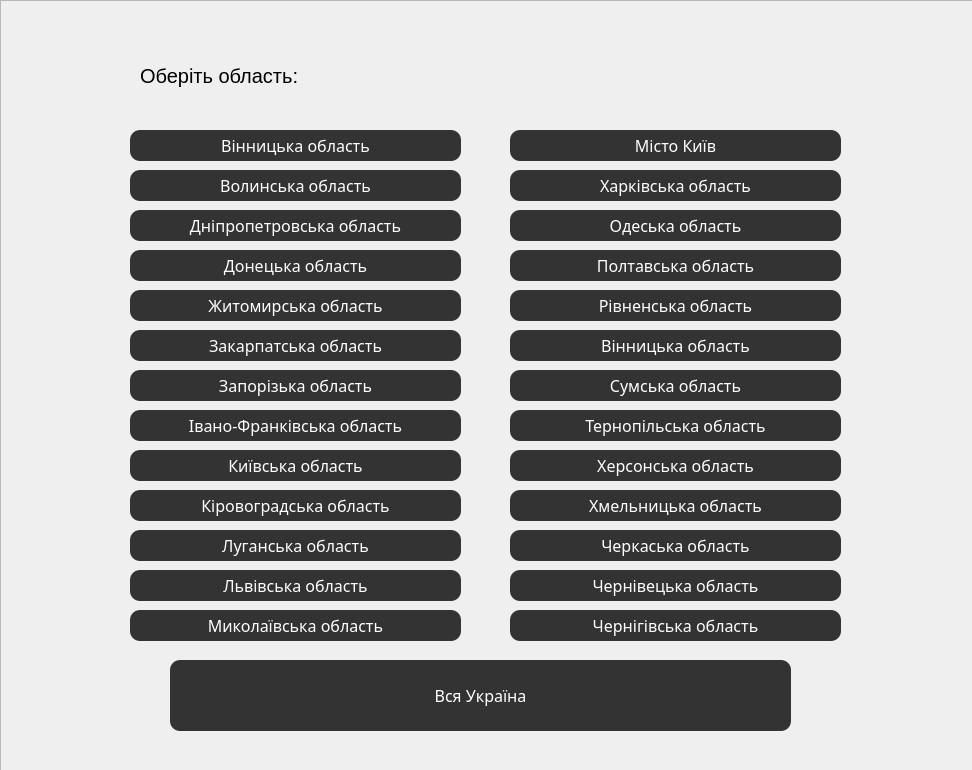
 <widget class="QDialog" name="SelectObl">
  <property name="geometry">
   <rect>
    <x>0</x>
    <y>0</y>
    <width>972</width>
    <height>770</height>
   </rect>
  </property>
  <property name="minimumSize">
   <size>
    <width>972</width>
    <height>770</height>
   </size>
  </property>
  <property name="maximumSize">
   <size>
    <width>972</width>
    <height>770</height>
   </size>
  </property>
  <property name="windowTitle">
   <string>Sailor Sender</string>
  </property>
  <widget class="QPushButton" name="Vintis">
   <property name="geometry">
    <rect>
     <x>130</x>
     <y>130</y>
     <width>331</width>
     <height>31</height>
    </rect>
   </property>
   <property name="cursor">
    <cursorShape>PointingHandCursor</cursorShape>
   </property>
   <property name="styleSheet">
    <string notr="true">QPushButton {
background-color: #333333;
border-radius: 10px;

font-family: Poppins-Medium;
font-size: 16px;
color: #fff;
line-height: 1.2;
}
QPushButton::before {
  content: &quot;&quot;;
  display: block;
  position: absolute;
  z-index: -1;
  width: 100%;
  height: 100%;
  border-radius: 10px;
  top: 0;
  left: 0;
  background: #a64bf4;
  background: -webkit-linear-gradient(45deg, #00dbde, #fc00ff);
  background: -o-linear-gradient(45deg, #00dbde, #fc00ff);
  background: -moz-linear-gradient(45deg, #00dbde, #fc00ff);
  background: linear-gradient(45deg, #00dbde, #fc00ff);
  opacity: 0;
  -webkit-transition: all 0.4s;
  -o-transition: all 0.4s;
  -moz-transition: all 0.4s;
  transition: all 0.4s;
}

QPushButton:hover:before{
	opacity: 1;
}</string>
   </property>
   <property name="text">
    <string>Вінницька область</string>
   </property>
  </widget>
  <widget class="QPushButton" name="Volinsk">
   <property name="geometry">
    <rect>
     <x>130</x>
     <y>170</y>
     <width>331</width>
     <height>31</height>
    </rect>
   </property>
   <property name="cursor">
    <cursorShape>PointingHandCursor</cursorShape>
   </property>
   <property name="styleSheet">
    <string notr="true">QPushButton {
background-color: #333333;
border-radius: 10px;

font-family: Poppins-Medium;
font-size: 16px;
color: #fff;
line-height: 1.2;
}
QPushButton::before {
  content: &quot;&quot;;
  display: block;
  position: absolute;
  z-index: -1;
  width: 100%;
  height: 100%;
  border-radius: 10px;
  top: 0;
  left: 0;
  background: #a64bf4;
  background: -webkit-linear-gradient(45deg, #00dbde, #fc00ff);
  background: -o-linear-gradient(45deg, #00dbde, #fc00ff);
  background: -moz-linear-gradient(45deg, #00dbde, #fc00ff);
  background: linear-gradient(45deg, #00dbde, #fc00ff);
  opacity: 0;
  -webkit-transition: all 0.4s;
  -o-transition: all 0.4s;
  -moz-transition: all 0.4s;
  transition: all 0.4s;
}

QPushButton:hover:before{
	opacity: 1;
}</string>
   </property>
   <property name="text">
    <string>Волинська область</string>
   </property>
  </widget>
  <widget class="QPushButton" name="Dnipropentrovsk">
   <property name="geometry">
    <rect>
     <x>130</x>
     <y>210</y>
     <width>331</width>
     <height>31</height>
    </rect>
   </property>
   <property name="cursor">
    <cursorShape>PointingHandCursor</cursorShape>
   </property>
   <property name="styleSheet">
    <string notr="true">QPushButton {
background-color: #333333;
border-radius: 10px;

font-family: Poppins-Medium;
font-size: 16px;
color: #fff;
line-height: 1.2;
}
QPushButton::before {
  content: &quot;&quot;;
  display: block;
  position: absolute;
  z-index: -1;
  width: 100%;
  height: 100%;
  border-radius: 10px;
  top: 0;
  left: 0;
  background: #a64bf4;
  background: -webkit-linear-gradient(45deg, #00dbde, #fc00ff);
  background: -o-linear-gradient(45deg, #00dbde, #fc00ff);
  background: -moz-linear-gradient(45deg, #00dbde, #fc00ff);
  background: linear-gradient(45deg, #00dbde, #fc00ff);
  opacity: 0;
  -webkit-transition: all 0.4s;
  -o-transition: all 0.4s;
  -moz-transition: all 0.4s;
  transition: all 0.4s;
}

QPushButton:hover:before{
	opacity: 1;
}</string>
   </property>
   <property name="text">
    <string>Дніпропетровська область</string>
   </property>
  </widget>
  <widget class="QPushButton" name="Donteska">
   <property name="geometry">
    <rect>
     <x>130</x>
     <y>250</y>
     <width>331</width>
     <height>31</height>
    </rect>
   </property>
   <property name="cursor">
    <cursorShape>PointingHandCursor</cursorShape>
   </property>
   <property name="styleSheet">
    <string notr="true">QPushButton {
background-color: #333333;
border-radius: 10px;

font-family: Poppins-Medium;
font-size: 16px;
color: #fff;
line-height: 1.2;
}
QPushButton::before {
  content: &quot;&quot;;
  display: block;
  position: absolute;
  z-index: -1;
  width: 100%;
  height: 100%;
  border-radius: 10px;
  top: 0;
  left: 0;
  background: #a64bf4;
  background: -webkit-linear-gradient(45deg, #00dbde, #fc00ff);
  background: -o-linear-gradient(45deg, #00dbde, #fc00ff);
  background: -moz-linear-gradient(45deg, #00dbde, #fc00ff);
  background: linear-gradient(45deg, #00dbde, #fc00ff);
  opacity: 0;
  -webkit-transition: all 0.4s;
  -o-transition: all 0.4s;
  -moz-transition: all 0.4s;
  transition: all 0.4s;
}

QPushButton:hover:before{
	opacity: 1;
}</string>
   </property>
   <property name="text">
    <string>Донецька область</string>
   </property>
  </widget>
  <widget class="QPushButton" name="Zhitomirska">
   <property name="geometry">
    <rect>
     <x>130</x>
     <y>290</y>
     <width>331</width>
     <height>31</height>
    </rect>
   </property>
   <property name="cursor">
    <cursorShape>PointingHandCursor</cursorShape>
   </property>
   <property name="styleSheet">
    <string notr="true">QPushButton {
background-color: #333333;
border-radius: 10px;

font-family: Poppins-Medium;
font-size: 16px;
color: #fff;
line-height: 1.2;
}
QPushButton::before {
  content: &quot;&quot;;
  display: block;
  position: absolute;
  z-index: -1;
  width: 100%;
  height: 100%;
  border-radius: 10px;
  top: 0;
  left: 0;
  background: #a64bf4;
  background: -webkit-linear-gradient(45deg, #00dbde, #fc00ff);
  background: -o-linear-gradient(45deg, #00dbde, #fc00ff);
  background: -moz-linear-gradient(45deg, #00dbde, #fc00ff);
  background: linear-gradient(45deg, #00dbde, #fc00ff);
  opacity: 0;
  -webkit-transition: all 0.4s;
  -o-transition: all 0.4s;
  -moz-transition: all 0.4s;
  transition: all 0.4s;
}

QPushButton:hover:before{
	opacity: 1;
}</string>
   </property>
   <property name="text">
    <string>Житомирська область</string>
   </property>
  </widget>
  <widget class="QPushButton" name="Zakarpatska">
   <property name="geometry">
    <rect>
     <x>130</x>
     <y>330</y>
     <width>331</width>
     <height>31</height>
    </rect>
   </property>
   <property name="cursor">
    <cursorShape>PointingHandCursor</cursorShape>
   </property>
   <property name="styleSheet">
    <string notr="true">QPushButton {
background-color: #333333;
border-radius: 10px;

font-family: Poppins-Medium;
font-size: 16px;
color: #fff;
line-height: 1.2;
}
QPushButton::before {
  content: &quot;&quot;;
  display: block;
  position: absolute;
  z-index: -1;
  width: 100%;
  height: 100%;
  border-radius: 10px;
  top: 0;
  left: 0;
  background: #a64bf4;
  background: -webkit-linear-gradient(45deg, #00dbde, #fc00ff);
  background: -o-linear-gradient(45deg, #00dbde, #fc00ff);
  background: -moz-linear-gradient(45deg, #00dbde, #fc00ff);
  background: linear-gradient(45deg, #00dbde, #fc00ff);
  opacity: 0;
  -webkit-transition: all 0.4s;
  -o-transition: all 0.4s;
  -moz-transition: all 0.4s;
  transition: all 0.4s;
}

QPushButton:hover:before{
	opacity: 1;
}</string>
   </property>
   <property name="text">
    <string>Закарпатська область</string>
   </property>
  </widget>
  <widget class="QPushButton" name="Zaporizka">
   <property name="geometry">
    <rect>
     <x>130</x>
     <y>370</y>
     <width>331</width>
     <height>31</height>
    </rect>
   </property>
   <property name="cursor">
    <cursorShape>PointingHandCursor</cursorShape>
   </property>
   <property name="styleSheet">
    <string notr="true">QPushButton {
background-color: #333333;
border-radius: 10px;

font-family: Poppins-Medium;
font-size: 16px;
color: #fff;
line-height: 1.2;
}
QPushButton::before {
  content: &quot;&quot;;
  display: block;
  position: absolute;
  z-index: -1;
  width: 100%;
  height: 100%;
  border-radius: 10px;
  top: 0;
  left: 0;
  background: #a64bf4;
  background: -webkit-linear-gradient(45deg, #00dbde, #fc00ff);
  background: -o-linear-gradient(45deg, #00dbde, #fc00ff);
  background: -moz-linear-gradient(45deg, #00dbde, #fc00ff);
  background: linear-gradient(45deg, #00dbde, #fc00ff);
  opacity: 0;
  -webkit-transition: all 0.4s;
  -o-transition: all 0.4s;
  -moz-transition: all 0.4s;
  transition: all 0.4s;
}

QPushButton:hover:before{
	opacity: 1;
}</string>
   </property>
   <property name="text">
    <string>Запорізька область</string>
   </property>
  </widget>
  <widget class="QPushButton" name="Ivanofrankivska">
   <property name="geometry">
    <rect>
     <x>130</x>
     <y>410</y>
     <width>331</width>
     <height>31</height>
    </rect>
   </property>
   <property name="cursor">
    <cursorShape>PointingHandCursor</cursorShape>
   </property>
   <property name="styleSheet">
    <string notr="true">QPushButton {
background-color: #333333;
border-radius: 10px;

font-family: Poppins-Medium;
font-size: 16px;
color: #fff;
line-height: 1.2;
}
QPushButton::before {
  content: &quot;&quot;;
  display: block;
  position: absolute;
  z-index: -1;
  width: 100%;
  height: 100%;
  border-radius: 10px;
  top: 0;
  left: 0;
  background: #a64bf4;
  background: -webkit-linear-gradient(45deg, #00dbde, #fc00ff);
  background: -o-linear-gradient(45deg, #00dbde, #fc00ff);
  background: -moz-linear-gradient(45deg, #00dbde, #fc00ff);
  background: linear-gradient(45deg, #00dbde, #fc00ff);
  opacity: 0;
  -webkit-transition: all 0.4s;
  -o-transition: all 0.4s;
  -moz-transition: all 0.4s;
  transition: all 0.4s;
}

QPushButton:hover:before{
	opacity: 1;
}</string>
   </property>
   <property name="text">
    <string>Івано-Франківська область</string>
   </property>
  </widget>
  <widget class="QPushButton" name="Kievska">
   <property name="geometry">
    <rect>
     <x>130</x>
     <y>450</y>
     <width>331</width>
     <height>31</height>
    </rect>
   </property>
   <property name="cursor">
    <cursorShape>PointingHandCursor</cursorShape>
   </property>
   <property name="styleSheet">
    <string notr="true">QPushButton {
background-color: #333333;
border-radius: 10px;

font-family: Poppins-Medium;
font-size: 16px;
color: #fff;
line-height: 1.2;
}
QPushButton::before {
  content: &quot;&quot;;
  display: block;
  position: absolute;
  z-index: -1;
  width: 100%;
  height: 100%;
  border-radius: 10px;
  top: 0;
  left: 0;
  background: #a64bf4;
  background: -webkit-linear-gradient(45deg, #00dbde, #fc00ff);
  background: -o-linear-gradient(45deg, #00dbde, #fc00ff);
  background: -moz-linear-gradient(45deg, #00dbde, #fc00ff);
  background: linear-gradient(45deg, #00dbde, #fc00ff);
  opacity: 0;
  -webkit-transition: all 0.4s;
  -o-transition: all 0.4s;
  -moz-transition: all 0.4s;
  transition: all 0.4s;
}

QPushButton:hover:before{
	opacity: 1;
}</string>
   </property>
   <property name="text">
    <string>Київська область</string>
   </property>
  </widget>
  <widget class="QPushButton" name="Kirovogradska">
   <property name="geometry">
    <rect>
     <x>130</x>
     <y>490</y>
     <width>331</width>
     <height>31</height>
    </rect>
   </property>
   <property name="cursor">
    <cursorShape>PointingHandCursor</cursorShape>
   </property>
   <property name="styleSheet">
    <string notr="true">QPushButton {
background-color: #333333;
border-radius: 10px;

font-family: Poppins-Medium;
font-size: 16px;
color: #fff;
line-height: 1.2;
}
QPushButton::before {
  content: &quot;&quot;;
  display: block;
  position: absolute;
  z-index: -1;
  width: 100%;
  height: 100%;
  border-radius: 10px;
  top: 0;
  left: 0;
  background: #a64bf4;
  background: -webkit-linear-gradient(45deg, #00dbde, #fc00ff);
  background: -o-linear-gradient(45deg, #00dbde, #fc00ff);
  background: -moz-linear-gradient(45deg, #00dbde, #fc00ff);
  background: linear-gradient(45deg, #00dbde, #fc00ff);
  opacity: 0;
  -webkit-transition: all 0.4s;
  -o-transition: all 0.4s;
  -moz-transition: all 0.4s;
  transition: all 0.4s;
}

QPushButton:hover:before{
	opacity: 1;
}</string>
   </property>
   <property name="text">
    <string>Кіровоградська область</string>
   </property>
  </widget>
  <widget class="QPushButton" name="Luganska">
   <property name="geometry">
    <rect>
     <x>130</x>
     <y>530</y>
     <width>331</width>
     <height>31</height>
    </rect>
   </property>
   <property name="cursor">
    <cursorShape>PointingHandCursor</cursorShape>
   </property>
   <property name="styleSheet">
    <string notr="true">QPushButton {
background-color: #333333;
border-radius: 10px;

font-family: Poppins-Medium;
font-size: 16px;
color: #fff;
line-height: 1.2;
}
QPushButton::before {
  content: &quot;&quot;;
  display: block;
  position: absolute;
  z-index: -1;
  width: 100%;
  height: 100%;
  border-radius: 10px;
  top: 0;
  left: 0;
  background: #a64bf4;
  background: -webkit-linear-gradient(45deg, #00dbde, #fc00ff);
  background: -o-linear-gradient(45deg, #00dbde, #fc00ff);
  background: -moz-linear-gradient(45deg, #00dbde, #fc00ff);
  background: linear-gradient(45deg, #00dbde, #fc00ff);
  opacity: 0;
  -webkit-transition: all 0.4s;
  -o-transition: all 0.4s;
  -moz-transition: all 0.4s;
  transition: all 0.4s;
}

QPushButton:hover:before{
	opacity: 1;
}</string>
   </property>
   <property name="text">
    <string>Луганська область</string>
   </property>
  </widget>
  <widget class="QPushButton" name="Lvivska">
   <property name="geometry">
    <rect>
     <x>130</x>
     <y>570</y>
     <width>331</width>
     <height>31</height>
    </rect>
   </property>
   <property name="cursor">
    <cursorShape>PointingHandCursor</cursorShape>
   </property>
   <property name="styleSheet">
    <string notr="true">QPushButton {
background-color: #333333;
border-radius: 10px;

font-family: Poppins-Medium;
font-size: 16px;
color: #fff;
line-height: 1.2;
}
QPushButton::before {
  content: &quot;&quot;;
  display: block;
  position: absolute;
  z-index: -1;
  width: 100%;
  height: 100%;
  border-radius: 10px;
  top: 0;
  left: 0;
  background: #a64bf4;
  background: -webkit-linear-gradient(45deg, #00dbde, #fc00ff);
  background: -o-linear-gradient(45deg, #00dbde, #fc00ff);
  background: -moz-linear-gradient(45deg, #00dbde, #fc00ff);
  background: linear-gradient(45deg, #00dbde, #fc00ff);
  opacity: 0;
  -webkit-transition: all 0.4s;
  -o-transition: all 0.4s;
  -moz-transition: all 0.4s;
  transition: all 0.4s;
}

QPushButton:hover:before{
	opacity: 1;
}</string>
   </property>
   <property name="text">
    <string>Львівська область</string>
   </property>
  </widget>
  <widget class="QPushButton" name="Mikolaevska">
   <property name="geometry">
    <rect>
     <x>130</x>
     <y>610</y>
     <width>331</width>
     <height>31</height>
    </rect>
   </property>
   <property name="cursor">
    <cursorShape>PointingHandCursor</cursorShape>
   </property>
   <property name="styleSheet">
    <string notr="true">QPushButton {
background-color: #333333;
border-radius: 10px;

font-family: Poppins-Medium;
font-size: 16px;
color: #fff;
line-height: 1.2;
}
QPushButton::before {
  content: &quot;&quot;;
  display: block;
  position: absolute;
  z-index: -1;
  width: 100%;
  height: 100%;
  border-radius: 10px;
  top: 0;
  left: 0;
  background: #a64bf4;
  background: -webkit-linear-gradient(45deg, #00dbde, #fc00ff);
  background: -o-linear-gradient(45deg, #00dbde, #fc00ff);
  background: -moz-linear-gradient(45deg, #00dbde, #fc00ff);
  background: linear-gradient(45deg, #00dbde, #fc00ff);
  opacity: 0;
  -webkit-transition: all 0.4s;
  -o-transition: all 0.4s;
  -moz-transition: all 0.4s;
  transition: all 0.4s;
}

QPushButton:hover:before{
	opacity: 1;
}</string>
   </property>
   <property name="text">
    <string>Миколаївська область</string>
   </property>
  </widget>
  <widget class="QPushButton" name="Sumska">
   <property name="geometry">
    <rect>
     <x>510</x>
     <y>370</y>
     <width>331</width>
     <height>31</height>
    </rect>
   </property>
   <property name="cursor">
    <cursorShape>PointingHandCursor</cursorShape>
   </property>
   <property name="styleSheet">
    <string notr="true">QPushButton {
background-color: #333333;
border-radius: 10px;

font-family: Poppins-Medium;
font-size: 16px;
color: #fff;
line-height: 1.2;
}
QPushButton::before {
  content: &quot;&quot;;
  display: block;
  position: absolute;
  z-index: -1;
  width: 100%;
  height: 100%;
  border-radius: 10px;
  top: 0;
  left: 0;
  background: #a64bf4;
  background: -webkit-linear-gradient(45deg, #00dbde, #fc00ff);
  background: -o-linear-gradient(45deg, #00dbde, #fc00ff);
  background: -moz-linear-gradient(45deg, #00dbde, #fc00ff);
  background: linear-gradient(45deg, #00dbde, #fc00ff);
  opacity: 0;
  -webkit-transition: all 0.4s;
  -o-transition: all 0.4s;
  -moz-transition: all 0.4s;
  transition: all 0.4s;
}

QPushButton:hover:before{
	opacity: 1;
}</string>
   </property>
   <property name="text">
    <string>Сумська область</string>
   </property>
  </widget>
  <widget class="QPushButton" name="Hmelnitska">
   <property name="geometry">
    <rect>
     <x>510</x>
     <y>490</y>
     <width>331</width>
     <height>31</height>
    </rect>
   </property>
   <property name="cursor">
    <cursorShape>PointingHandCursor</cursorShape>
   </property>
   <property name="styleSheet">
    <string notr="true">QPushButton {
background-color: #333333;
border-radius: 10px;

font-family: Poppins-Medium;
font-size: 16px;
color: #fff;
line-height: 1.2;
}
QPushButton::before {
  content: &quot;&quot;;
  display: block;
  position: absolute;
  z-index: -1;
  width: 100%;
  height: 100%;
  border-radius: 10px;
  top: 0;
  left: 0;
  background: #a64bf4;
  background: -webkit-linear-gradient(45deg, #00dbde, #fc00ff);
  background: -o-linear-gradient(45deg, #00dbde, #fc00ff);
  background: -moz-linear-gradient(45deg, #00dbde, #fc00ff);
  background: linear-gradient(45deg, #00dbde, #fc00ff);
  opacity: 0;
  -webkit-transition: all 0.4s;
  -o-transition: all 0.4s;
  -moz-transition: all 0.4s;
  transition: all 0.4s;
}

QPushButton:hover:before{
	opacity: 1;
}</string>
   </property>
   <property name="text">
    <string>Хмельницька область</string>
   </property>
  </widget>
  <widget class="QPushButton" name="Odeska">
   <property name="geometry">
    <rect>
     <x>510</x>
     <y>210</y>
     <width>331</width>
     <height>31</height>
    </rect>
   </property>
   <property name="cursor">
    <cursorShape>PointingHandCursor</cursorShape>
   </property>
   <property name="styleSheet">
    <string notr="true">QPushButton {
background-color: #333333;
border-radius: 10px;

font-family: Poppins-Medium;
font-size: 16px;
color: #fff;
line-height: 1.2;
}
QPushButton::before {
  content: &quot;&quot;;
  display: block;
  position: absolute;
  z-index: -1;
  width: 100%;
  height: 100%;
  border-radius: 10px;
  top: 0;
  left: 0;
  background: #a64bf4;
  background: -webkit-linear-gradient(45deg, #00dbde, #fc00ff);
  background: -o-linear-gradient(45deg, #00dbde, #fc00ff);
  background: -moz-linear-gradient(45deg, #00dbde, #fc00ff);
  background: linear-gradient(45deg, #00dbde, #fc00ff);
  opacity: 0;
  -webkit-transition: all 0.4s;
  -o-transition: all 0.4s;
  -moz-transition: all 0.4s;
  transition: all 0.4s;
}

QPushButton:hover:before{
	opacity: 1;
}</string>
   </property>
   <property name="text">
    <string>Одеська область</string>
   </property>
  </widget>
  <widget class="QPushButton" name="Ternopilska">
   <property name="geometry">
    <rect>
     <x>510</x>
     <y>410</y>
     <width>331</width>
     <height>31</height>
    </rect>
   </property>
   <property name="cursor">
    <cursorShape>PointingHandCursor</cursorShape>
   </property>
   <property name="styleSheet">
    <string notr="true">QPushButton {
background-color: #333333;
border-radius: 10px;

font-family: Poppins-Medium;
font-size: 16px;
color: #fff;
line-height: 1.2;
}
QPushButton::before {
  content: &quot;&quot;;
  display: block;
  position: absolute;
  z-index: -1;
  width: 100%;
  height: 100%;
  border-radius: 10px;
  top: 0;
  left: 0;
  background: #a64bf4;
  background: -webkit-linear-gradient(45deg, #00dbde, #fc00ff);
  background: -o-linear-gradient(45deg, #00dbde, #fc00ff);
  background: -moz-linear-gradient(45deg, #00dbde, #fc00ff);
  background: linear-gradient(45deg, #00dbde, #fc00ff);
  opacity: 0;
  -webkit-transition: all 0.4s;
  -o-transition: all 0.4s;
  -moz-transition: all 0.4s;
  transition: all 0.4s;
}

QPushButton:hover:before{
	opacity: 1;
}</string>
   </property>
   <property name="text">
    <string>Тернопільська область</string>
   </property>
  </widget>
  <widget class="QPushButton" name="Hersonska">
   <property name="geometry">
    <rect>
     <x>510</x>
     <y>450</y>
     <width>331</width>
     <height>31</height>
    </rect>
   </property>
   <property name="cursor">
    <cursorShape>PointingHandCursor</cursorShape>
   </property>
   <property name="styleSheet">
    <string notr="true">QPushButton {
background-color: #333333;
border-radius: 10px;

font-family: Poppins-Medium;
font-size: 16px;
color: #fff;
line-height: 1.2;
}
QPushButton::before {
  content: &quot;&quot;;
  display: block;
  position: absolute;
  z-index: -1;
  width: 100%;
  height: 100%;
  border-radius: 10px;
  top: 0;
  left: 0;
  background: #a64bf4;
  background: -webkit-linear-gradient(45deg, #00dbde, #fc00ff);
  background: -o-linear-gradient(45deg, #00dbde, #fc00ff);
  background: -moz-linear-gradient(45deg, #00dbde, #fc00ff);
  background: linear-gradient(45deg, #00dbde, #fc00ff);
  opacity: 0;
  -webkit-transition: all 0.4s;
  -o-transition: all 0.4s;
  -moz-transition: all 0.4s;
  transition: all 0.4s;
}

QPushButton:hover:before{
	opacity: 1;
}</string>
   </property>
   <property name="text">
    <string>Херсонська область</string>
   </property>
  </widget>
  <widget class="QPushButton" name="Harkivska">
   <property name="geometry">
    <rect>
     <x>510</x>
     <y>170</y>
     <width>331</width>
     <height>31</height>
    </rect>
   </property>
   <property name="cursor">
    <cursorShape>PointingHandCursor</cursorShape>
   </property>
   <property name="styleSheet">
    <string notr="true">QPushButton {
background-color: #333333;
border-radius: 10px;

font-family: Poppins-Medium;
font-size: 16px;
color: #fff;
line-height: 1.2;
}
QPushButton::before {
  content: &quot;&quot;;
  display: block;
  position: absolute;
  z-index: -1;
  width: 100%;
  height: 100%;
  border-radius: 10px;
  top: 0;
  left: 0;
  background: #a64bf4;
  background: -webkit-linear-gradient(45deg, #00dbde, #fc00ff);
  background: -o-linear-gradient(45deg, #00dbde, #fc00ff);
  background: -moz-linear-gradient(45deg, #00dbde, #fc00ff);
  background: linear-gradient(45deg, #00dbde, #fc00ff);
  opacity: 0;
  -webkit-transition: all 0.4s;
  -o-transition: all 0.4s;
  -moz-transition: all 0.4s;
  transition: all 0.4s;
}

QPushButton:hover:before{
	opacity: 1;
}</string>
   </property>
   <property name="text">
    <string>Харківська область</string>
   </property>
  </widget>
  <widget class="QPushButton" name="Chekaska">
   <property name="geometry">
    <rect>
     <x>510</x>
     <y>530</y>
     <width>331</width>
     <height>31</height>
    </rect>
   </property>
   <property name="cursor">
    <cursorShape>PointingHandCursor</cursorShape>
   </property>
   <property name="styleSheet">
    <string notr="true">QPushButton {
background-color: #333333;
border-radius: 10px;

font-family: Poppins-Medium;
font-size: 16px;
color: #fff;
line-height: 1.2;
}
QPushButton::before {
  content: &quot;&quot;;
  display: block;
  position: absolute;
  z-index: -1;
  width: 100%;
  height: 100%;
  border-radius: 10px;
  top: 0;
  left: 0;
  background: #a64bf4;
  background: -webkit-linear-gradient(45deg, #00dbde, #fc00ff);
  background: -o-linear-gradient(45deg, #00dbde, #fc00ff);
  background: -moz-linear-gradient(45deg, #00dbde, #fc00ff);
  background: linear-gradient(45deg, #00dbde, #fc00ff);
  opacity: 0;
  -webkit-transition: all 0.4s;
  -o-transition: all 0.4s;
  -moz-transition: all 0.4s;
  transition: all 0.4s;
}

QPushButton:hover:before{
	opacity: 1;
}</string>
   </property>
   <property name="text">
    <string>Черкаська область</string>
   </property>
  </widget>
  <widget class="QPushButton" name="Chernivetksa">
   <property name="geometry">
    <rect>
     <x>510</x>
     <y>570</y>
     <width>331</width>
     <height>31</height>
    </rect>
   </property>
   <property name="cursor">
    <cursorShape>PointingHandCursor</cursorShape>
   </property>
   <property name="styleSheet">
    <string notr="true">QPushButton {
background-color: #333333;
border-radius: 10px;

font-family: Poppins-Medium;
font-size: 16px;
color: #fff;
line-height: 1.2;
}
QPushButton::before {
  content: &quot;&quot;;
  display: block;
  position: absolute;
  z-index: -1;
  width: 100%;
  height: 100%;
  border-radius: 10px;
  top: 0;
  left: 0;
  background: #a64bf4;
  background: -webkit-linear-gradient(45deg, #00dbde, #fc00ff);
  background: -o-linear-gradient(45deg, #00dbde, #fc00ff);
  background: -moz-linear-gradient(45deg, #00dbde, #fc00ff);
  background: linear-gradient(45deg, #00dbde, #fc00ff);
  opacity: 0;
  -webkit-transition: all 0.4s;
  -o-transition: all 0.4s;
  -moz-transition: all 0.4s;
  transition: all 0.4s;
}

QPushButton:hover:before{
	opacity: 1;
}</string>
   </property>
   <property name="text">
    <string>Чернівецька область</string>
   </property>
  </widget>
  <widget class="QPushButton" name="Rivnenska">
   <property name="geometry">
    <rect>
     <x>510</x>
     <y>290</y>
     <width>331</width>
     <height>31</height>
    </rect>
   </property>
   <property name="cursor">
    <cursorShape>PointingHandCursor</cursorShape>
   </property>
   <property name="styleSheet">
    <string notr="true">QPushButton {
background-color: #333333;
border-radius: 10px;

font-family: Poppins-Medium;
font-size: 16px;
color: #fff;
line-height: 1.2;
}
QPushButton::before {
  content: &quot;&quot;;
  display: block;
  position: absolute;
  z-index: -1;
  width: 100%;
  height: 100%;
  border-radius: 10px;
  top: 0;
  left: 0;
  background: #a64bf4;
  background: -webkit-linear-gradient(45deg, #00dbde, #fc00ff);
  background: -o-linear-gradient(45deg, #00dbde, #fc00ff);
  background: -moz-linear-gradient(45deg, #00dbde, #fc00ff);
  background: linear-gradient(45deg, #00dbde, #fc00ff);
  opacity: 0;
  -webkit-transition: all 0.4s;
  -o-transition: all 0.4s;
  -moz-transition: all 0.4s;
  transition: all 0.4s;
}

QPushButton:hover:before{
	opacity: 1;
}</string>
   </property>
   <property name="text">
    <string>Рівненська область</string>
   </property>
  </widget>
  <widget class="QPushButton" name="Chernikibska">
   <property name="geometry">
    <rect>
     <x>510</x>
     <y>610</y>
     <width>331</width>
     <height>31</height>
    </rect>
   </property>
   <property name="cursor">
    <cursorShape>PointingHandCursor</cursorShape>
   </property>
   <property name="styleSheet">
    <string notr="true">QPushButton {
background-color: #333333;
border-radius: 10px;

font-family: Poppins-Medium;
font-size: 16px;
color: #fff;
line-height: 1.2;
}
QPushButton::before {
  content: &quot;&quot;;
  display: block;
  position: absolute;
  z-index: -1;
  width: 100%;
  height: 100%;
  border-radius: 10px;
  top: 0;
  left: 0;
  background: #a64bf4;
  background: -webkit-linear-gradient(45deg, #00dbde, #fc00ff);
  background: -o-linear-gradient(45deg, #00dbde, #fc00ff);
  background: -moz-linear-gradient(45deg, #00dbde, #fc00ff);
  background: linear-gradient(45deg, #00dbde, #fc00ff);
  opacity: 0;
  -webkit-transition: all 0.4s;
  -o-transition: all 0.4s;
  -moz-transition: all 0.4s;
  transition: all 0.4s;
}

QPushButton:hover:before{
	opacity: 1;
}</string>
   </property>
   <property name="text">
    <string>Чернігівська область</string>
   </property>
  </widget>
  <widget class="QPushButton" name="Poltavska">
   <property name="geometry">
    <rect>
     <x>510</x>
     <y>250</y>
     <width>331</width>
     <height>31</height>
    </rect>
   </property>
   <property name="cursor">
    <cursorShape>PointingHandCursor</cursorShape>
   </property>
   <property name="styleSheet">
    <string notr="true">QPushButton {
background-color: #333333;
border-radius: 10px;

font-family: Poppins-Medium;
font-size: 16px;
color: #fff;
line-height: 1.2;
}
QPushButton::before {
  content: &quot;&quot;;
  display: block;
  position: absolute;
  z-index: -1;
  width: 100%;
  height: 100%;
  border-radius: 10px;
  top: 0;
  left: 0;
  background: #a64bf4;
  background: -webkit-linear-gradient(45deg, #00dbde, #fc00ff);
  background: -o-linear-gradient(45deg, #00dbde, #fc00ff);
  background: -moz-linear-gradient(45deg, #00dbde, #fc00ff);
  background: linear-gradient(45deg, #00dbde, #fc00ff);
  opacity: 0;
  -webkit-transition: all 0.4s;
  -o-transition: all 0.4s;
  -moz-transition: all 0.4s;
  transition: all 0.4s;
}

QPushButton:hover:before{
	opacity: 1;
}</string>
   </property>
   <property name="text">
    <string>Полтавська область</string>
   </property>
  </widget>
  <widget class="QPushButton" name="mKiev">
   <property name="geometry">
    <rect>
     <x>510</x>
     <y>130</y>
     <width>331</width>
     <height>31</height>
    </rect>
   </property>
   <property name="cursor">
    <cursorShape>PointingHandCursor</cursorShape>
   </property>
   <property name="styleSheet">
    <string notr="true">QPushButton {
background-color: #333333;
border-radius: 10px;

font-family: Poppins-Medium;
font-size: 16px;
color: #fff;
line-height: 1.2;
}
QPushButton::before {
  content: &quot;&quot;;
  display: block;
  position: absolute;
  z-index: -1;
  width: 100%;
  height: 100%;
  border-radius: 10px;
  top: 0;
  left: 0;
  background: #a64bf4;
  background: -webkit-linear-gradient(45deg, #00dbde, #fc00ff);
  background: -o-linear-gradient(45deg, #00dbde, #fc00ff);
  background: -moz-linear-gradient(45deg, #00dbde, #fc00ff);
  background: linear-gradient(45deg, #00dbde, #fc00ff);
  opacity: 0;
  -webkit-transition: all 0.4s;
  -o-transition: all 0.4s;
  -moz-transition: all 0.4s;
  transition: all 0.4s;
}

QPushButton:hover:before{
	opacity: 1;
}</string>
   </property>
   <property name="text">
    <string>Місто Київ</string>
   </property>
  </widget>
  <widget class="QPushButton" name="Vinitska">
   <property name="geometry">
    <rect>
     <x>510</x>
     <y>330</y>
     <width>331</width>
     <height>31</height>
    </rect>
   </property>
   <property name="cursor">
    <cursorShape>PointingHandCursor</cursorShape>
   </property>
   <property name="styleSheet">
    <string notr="true">QPushButton {
background-color: #333333;
border-radius: 10px;

font-family: Poppins-Medium;
font-size: 16px;
color: #fff;
line-height: 1.2;
}
QPushButton::before {
  content: &quot;&quot;;
  display: block;
  position: absolute;
  z-index: -1;
  width: 100%;
  height: 100%;
  border-radius: 10px;
  top: 0;
  left: 0;
  background: #a64bf4;
  background: -webkit-linear-gradient(45deg, #00dbde, #fc00ff);
  background: -o-linear-gradient(45deg, #00dbde, #fc00ff);
  background: -moz-linear-gradient(45deg, #00dbde, #fc00ff);
  background: linear-gradient(45deg, #00dbde, #fc00ff);
  opacity: 0;
  -webkit-transition: all 0.4s;
  -o-transition: all 0.4s;
  -moz-transition: all 0.4s;
  transition: all 0.4s;
}

QPushButton:hover:before{
	opacity: 1;
}</string>
   </property>
   <property name="text">
    <string>Вінницька область</string>
   </property>
  </widget>
  <widget class="QPushButton" name="Ukraine">
   <property name="geometry">
    <rect>
     <x>170</x>
     <y>660</y>
     <width>621</width>
     <height>71</height>
    </rect>
   </property>
   <property name="cursor">
    <cursorShape>PointingHandCursor</cursorShape>
   </property>
   <property name="styleSheet">
    <string notr="true">QPushButton {
background-color: #333333;
border-radius: 10px;

font-family: Poppins-Medium;
font-size: 16px;
color: #fff;
line-height: 1.2;
}
QPushButton::before {
  content: &quot;&quot;;
  display: block;
  position: absolute;
  z-index: -1;
  width: 100%;
  height: 100%;
  border-radius: 10px;
  top: 0;
  left: 0;
  background: #a64bf4;
  background: -webkit-linear-gradient(45deg, #00dbde, #fc00ff);
  background: -o-linear-gradient(45deg, #00dbde, #fc00ff);
  background: -moz-linear-gradient(45deg, #00dbde, #fc00ff);
  background: linear-gradient(45deg, #00dbde, #fc00ff);
  opacity: 0;
  -webkit-transition: all 0.4s;
  -o-transition: all 0.4s;
  -moz-transition: all 0.4s;
  transition: all 0.4s;
}

QPushButton:hover:before{
	opacity: 1;
}</string>
   </property>
   <property name="text">
    <string>Вся Україна</string>
   </property>
  </widget>
  <widget class="QLabel" name="label">
   <property name="geometry">
    <rect>
     <x>140</x>
     <y>60</y>
     <width>301</width>
     <height>31</height>
    </rect>
   </property>
   <property name="styleSheet">
    <string notr="true">font-size: 20px</string>
   </property>
   <property name="text">
    <string>Оберіть область:</string>
   </property>
  </widget>
  <widget class="QFrame" name="frame">
   <property name="geometry">
    <rect>
     <x>0</x>
     <y>0</y>
     <width>981</width>
     <height>771</height>
    </rect>
   </property>
   <property name="frameShape">
    <enum>QFrame::StyledPanel</enum>
   </property>
   <property name="frameShadow">
    <enum>QFrame::Raised</enum>
   </property>
  </widget>
  <zorder>frame</zorder>
  <zorder>Vintis</zorder>
  <zorder>Volinsk</zorder>
  <zorder>Dnipropentrovsk</zorder>
  <zorder>Donteska</zorder>
  <zorder>Zhitomirska</zorder>
  <zorder>Zakarpatska</zorder>
  <zorder>Zaporizka</zorder>
  <zorder>Ivanofrankivska</zorder>
  <zorder>Kievska</zorder>
  <zorder>Kirovogradska</zorder>
  <zorder>Luganska</zorder>
  <zorder>Lvivska</zorder>
  <zorder>Mikolaevska</zorder>
  <zorder>Sumska</zorder>
  <zorder>Hmelnitska</zorder>
  <zorder>Odeska</zorder>
  <zorder>Ternopilska</zorder>
  <zorder>Hersonska</zorder>
  <zorder>Harkivska</zorder>
  <zorder>Chekaska</zorder>
  <zorder>Chernivetksa</zorder>
  <zorder>Rivnenska</zorder>
  <zorder>Chernikibska</zorder>
  <zorder>Poltavska</zorder>
  <zorder>mKiev</zorder>
  <zorder>Vinitska</zorder>
  <zorder>Ukraine</zorder>
  <zorder>label</zorder>
 </widget>
